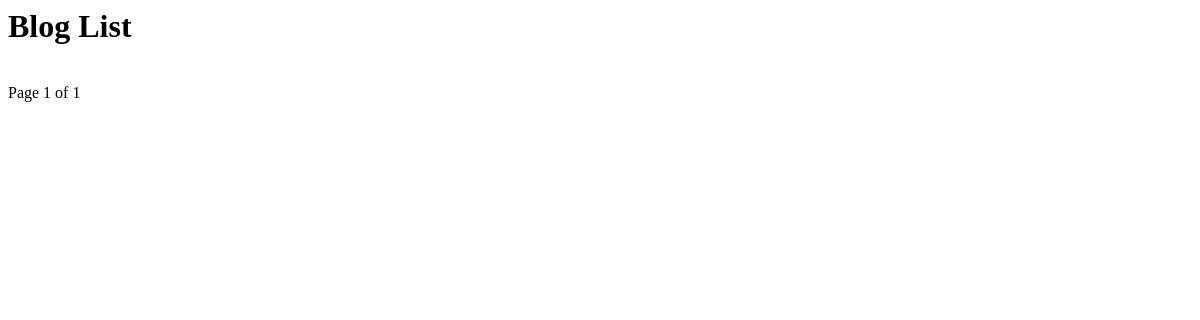
/blog/, run on an earlier commit of the app's database.
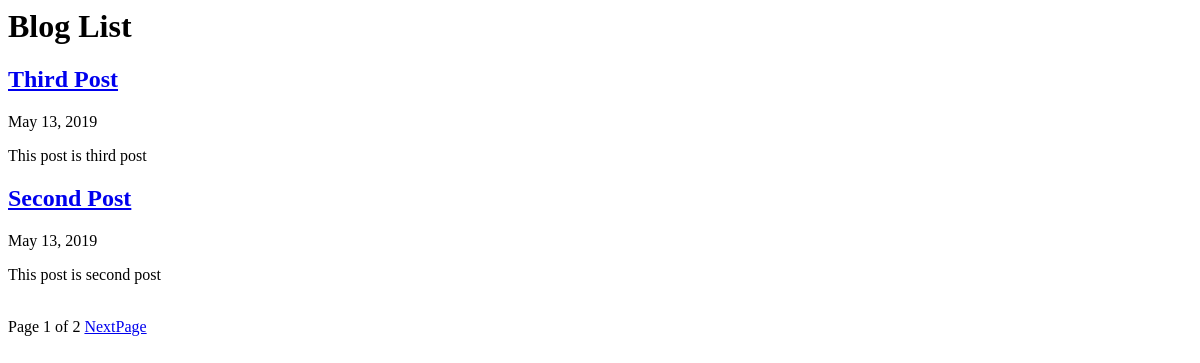
And on a later commit of the database.
### blog/models.py (models this page shows, shortened)
class Post(models.Model):
    title = models.CharField('TITLE', max_length=50)
    slug = models.SlugField('SLUG', unique=True, allow_unicode=True, help_text='one word for title alias.')
    description = models.CharField('DESCRIPTION', max_length=100, blank=True, help_text='simple description text.')
    content = models.TextField('CONTENT')
    create_date = models.DateTimeField('Create Date', auto_now_add=True)
    modify_date = models.DateTimeField('Modify Date', auto_now=True)
    class Meta:
        verbose_name = 'post'
        verbose_name_plural = 'posts'
        db_table = 'my_post'
        ordering = ('-modify_date',)
    def get_absolute_url(self):
        return reverse('blog:post_detail', args=(self.slug,))

### blog/views.py (the view)
class PostLV(ListView):
    model = Post
    template_name = 'blog/post_all.html'
    context_object_name = 'posts'
    paginate_by = 2

### blog/templates/blog/post_all.html (shortened to what this page needs)
<h1>Blog List</h1>
{% for post in posts %}
	<h2><a href='{{ post.get_absolute_url }}'>{{ post.title }}</a></h2>
	{{ post.modify_date|date:"N d, Y" }}
	<p>{{ post.description }}</p>
{% endfor %}
<div>
	<span>
		Page {{ page_obj.number }} of {{ page_obj.paginator.num_pages }}
		{% if page_obj.has_next %}
			<a href="?page={{ page_obj.next_page_number }}">NextPage</a>
		{% endif %}
	</span>
</div>

What changed in the data, as far as the page shows it:
added Post: title "Third Post", modify_date "May 13, 2019", description "This post is third post"
added Post: title "Second Post", modify_date "May 13, 2019", description "This post is second post"
Also different on the page:
{{ page_obj.paginator.num_pages }}: "1" → "2"
text now shown: "NextPage"
